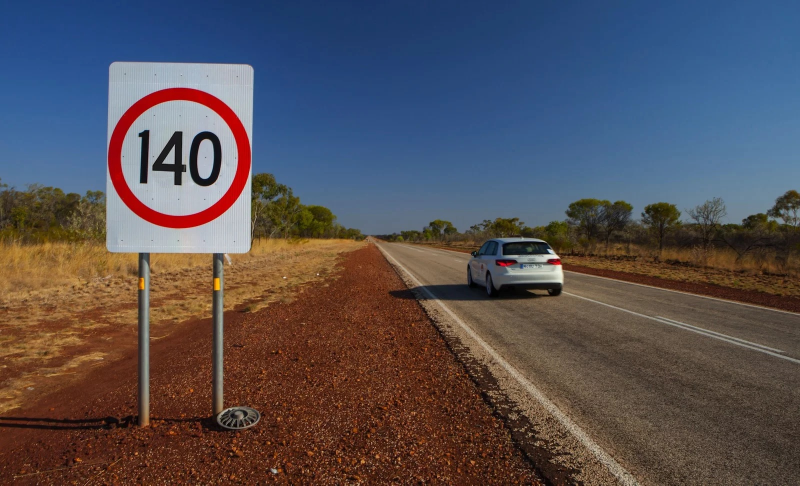
#> input picture test/images/6.jpg, 1600 x 971 px, found by its file name (shown at 1/2 size)
$ python detectspeedlimit.py   (older library calls are emulated)
#> lines starting #> are read from the running program, lines starting #| are printed output that depends on the picture; after the words box and inside, x2 and y2 are one past the last pixel; in counts of white or black regions, pixels touching at a corner belong together
import cv2
import numpy as np
from pytesser3 import *
from skimage.color import rgb2gray
from skimage.filters import threshold_otsu
from skimage.measure import label
from skimage.morphology import closing, square
from skimage.segmentation import clear_border


class DetectSpeedLimit():
    def __init__(self):
        pass

    def detect(self, image):
        pass


def correct_intensity_df(image, image_hist_center=25.0):
    image_hist = exposure.histogram(image, 5)
    hist_values, hist_bins = image_hist

    # now take the max
    hist_max_ind = np.argmax(hist_values)
    bgIntensity = hist_bins[hist_max_ind]

    intensity_scale = image_hist_center / (255 * bgIntensity)

    corrected_image = intensity_scale * image
    corrected_image[corrected_image > 1] = 1
    corrected_image[corrected_image < 0] = 0

    return corrected_image

def show(name, image):
    cv2.imshow(name, image)
    cv2.waitKey(1)


def show_binary(name='processing', image=None):
    image = np.copy(image)
    image = image.astype(np.uint8)

    image[image > 0] = 255
    show(name, image)


def to_binary(image):
    image = np.copy(image)
    image = image.astype(np.uint8)

    image[image > 0] = 255
    return image

def me(path):
    def show(name, image):
        cv2.imshow(name, image)
        cv2.waitKey(1)


    def show_binary(name, image):
        image = np.copy(image)
        image = image.astype(np.uint8)

        image[image > 0] = 255
        show(name, image)


    def to_binary(image):
        image = np.copy(image)
        image = image.astype(np.uint8)

        image[image > 0] = 255
        return image


    image_rgb = cv2.imread(path, cv2.IMREAD_COLOR)
#> image_rgb is the input picture: shape (971, 1600, 3); mean B, G, R 86, 80.3, 85.7
    show('original', image_rgb)

    reddish = image_rgb[:, :, 0] > 160
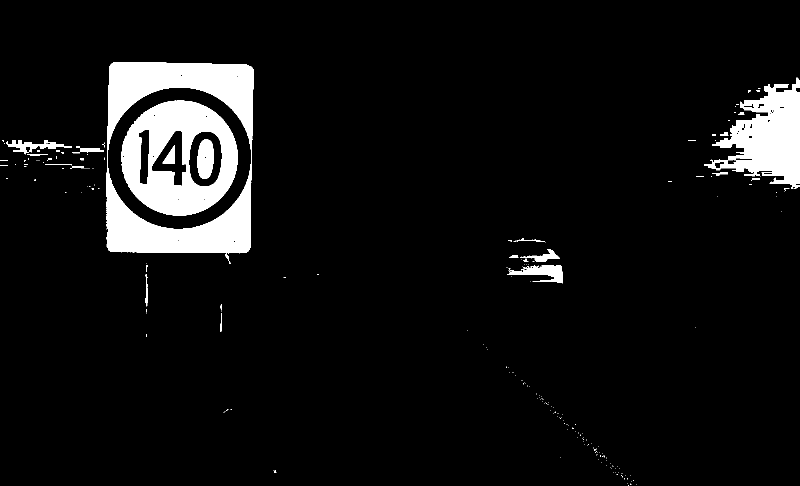
#> reddish: shape (971, 1600) bool (shown at 1/2 size); 6.9% white; 239 white regions (202 under 20 px), largest, box (x1, y1, x2, y2) and area: (213, 124, 507, 528) 45512, (243, 201, 475, 431) 30505, (1408, 155, 1600, 377) 21810
    show('processing', image_rgb)

    image_rgb[reddish] = [255, 255, 255]
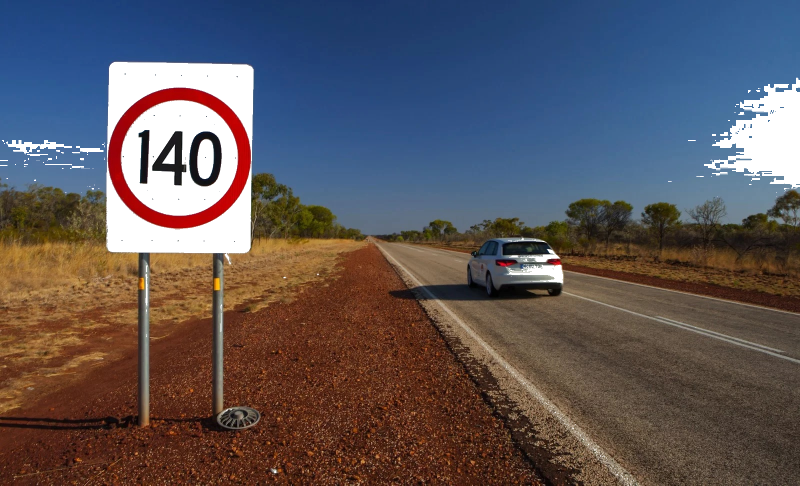
#> image_rgb: shape (971, 1600, 3) (shown at 1/2 size); 6.87% of pixels changed, all inside (x1, y1, x2, y2) = (0, 124, 1600, 971)
    reddish = np.invert(reddish)
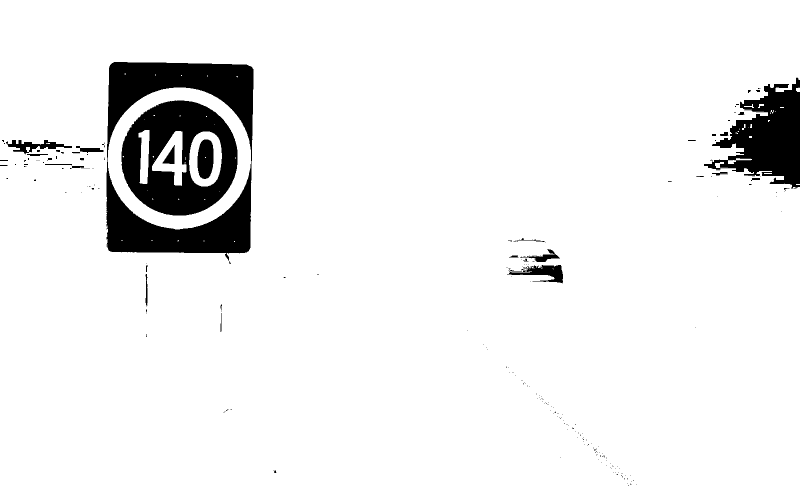
#> reddish: shape (971, 1600) bool (shown at 1/2 size); 93.1% white; 239 black regions (202 under 20 px), largest, box (x1, y1, x2, y2) and area: (213, 124, 507, 528) 45512, (243, 201, 475, 431) 30505, (1408, 155, 1600, 377) 21810
    image_rgb[reddish] = [0, 0, 0]
    image = image_rgb.astype(np.uint8)
    image = rgb2gray(image_rgb)
    show('processing', image)

    image_copy = np.copy(image)

    thresh = threshold_otsu(image)
#> thresh = 0.00195
    bw = closing(image > thresh, square(2))
#> bw: shape (971, 1600) bool; 6.9% white; 206 white regions (169 under 20 px), largest, box (x1, y1, x2, y2) and area: (213, 124, 507, 528) 45534, (243, 201, 475, 431) 30548, (1408, 155, 1600, 377) 21963
    show_binary('processing', bw)

    # remove artifacts connected to image border
    cleared = clear_border(bw, buffer_size=10)
#> cleared: shape (971, 1600) bool; 5.5% white; 194 white regions (160 under 20 px), largest, box (x1, y1, x2, y2) and area: (213, 124, 507, 528) 45534, (243, 201, 475, 431) 30548, (395, 279, 427, 358) 2115
    show_binary('processing', cleared)
    # label image regions
    label_image = label(cleared)
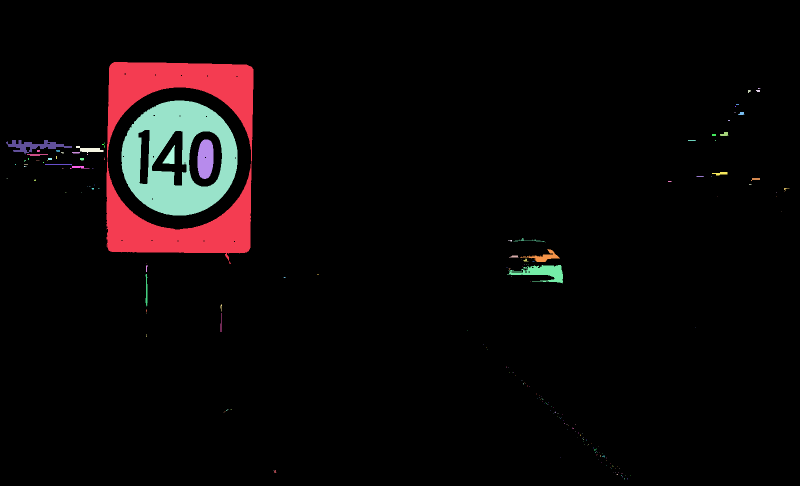
#> label_image: shape (971, 1600) int32 (shown at 1/2 size); 195 distinct labels, from 0 to 194; one colour per label, 0 black
    show_binary('processing', label_image)
#> call 3 of show_binary, with name = 'processing'
#> in show_binary (call 3), `image = image.astype(np.uint8)`:
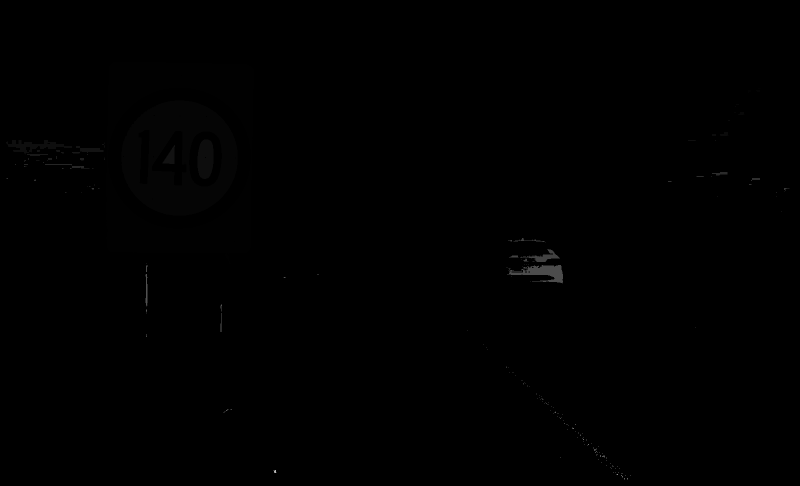
#> image: shape (971, 1600) (shown at 1/2 size); min 0, max 194, mean 0.4
    image = to_binary(label_image)

    # [5 lines of commented-out code are left out]
    return image

def findTrafficSign(image):
    '''
    This function find blobs with blue color on the image.
    After blobs were found it detects the largest square blob, that must be the sign.
    '''

    # define range HSV for blue color of the traffic sign
    lower_blue = np.array([90, 80, 50])
#> lower_blue = [90, 80, 50]
    upper_blue = np.array([110, 255, 255])
    rawCapture = image


    # At this point the image is available as stream.array
    frame = rawCapture

    frameArea = frame.shape[0] * frame.shape[1]
#> frameArea = 1553600

    # convert color image to HSV color scheme
    #hsv = cv2.cvtColor(frame, cv2.COLOR_BGR2HSV)

    # define kernel for smoothing
    kernel = np.ones((3, 3), np.uint8)
    # extract binary image with active blue regions
    mask = frame
    show_binary(image=mask)
    # morphological operations
    mask = cv2.morphologyEx(mask, cv2.MORPH_OPEN, kernel)
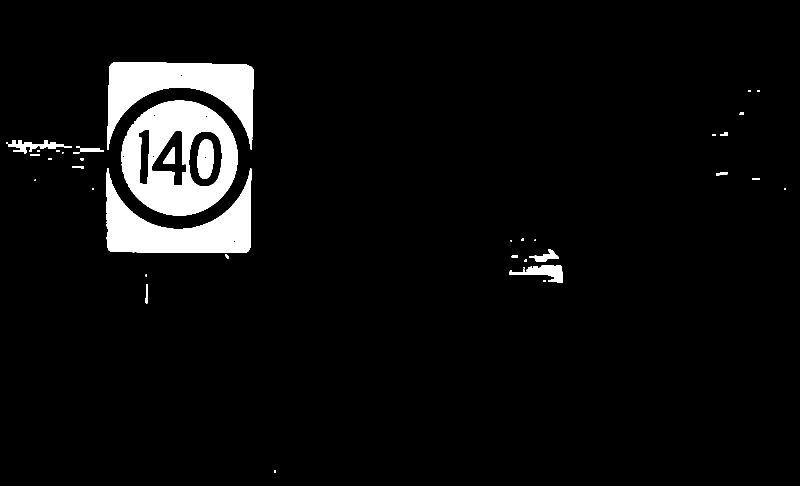
#> mask: shape (971, 1600) (shown at 1/2 size); 5.4% white; 39 white regions (11 under 20 px), largest, box (x1, y1, x2, y2) and area: (243, 201, 475, 431) 30541, (214, 124, 507, 300) 22868, (213, 336, 503, 506) 22445
    show_binary(image=mask)
    mask = cv2.morphologyEx(mask, cv2.MORPH_CLOSE, kernel)
#> mask: shape (971, 1600); 5.4% white; 37 white regions (10 under 20 px)
    show_binary(image=mask)

    mask = mask.astype(np.uint8)

    #im2, cnt, hierarchy = cv2.findContours(thresh, cv2.RETR_TREE, cv2.CHAIN_APPROX_SIMPLE)
    #show_binary(image=im2)
    # find contours in the mask
    cnts = cv2.findContours(mask.copy(), cv2.RETR_EXTERNAL, cv2.CHAIN_APPROX_SIMPLE)[-2]
#> cnts = 35 contours, 16 with area under 20; largest, box (x1, y1, x2, y2) and area: (243, 201, 475, 431) 41788, (214, 124, 507, 300) 22396, (213, 336, 503, 518) 22024, (1018, 530, 1126, 566) 1652, (16, 280, 144, 307) 1216

    # defite string variable to hold detected sign description
    detectedTrafficSign = None

    # define variables to hold values during loop
    largestArea = 0
    largestRect = None

    # only proceed if at least one contour was found
    biggest_cnt = None
    if len(cnts) > 0:
        for cnt in cnts:
            # Rotated Rectangle. Here, bounding rectangle is drawn with minimum area,
            # so it considers the rotation also. The function used is cv2.minAreaRect().
            # It returns a Box2D structure which contains following detals -
            # ( center (x,y), (width, height), angle of rotation ).
            # But to draw this rectangle, we need 4 corners of the rectangle.
            # It is obtained by the function cv2.boxPoints()
            rect = cv2.minAreaRect(cnt)
            box = cv2.boxPoints(rect)
            box = np.int0(box)

            # count euclidian distance for each side of the rectangle
            sideOne = np.linalg.norm(box[0] - box[1])
            sideTwo = np.linalg.norm(box[0] - box[3])
            # count area of the rectangle
            area = sideOne * sideTwo
            # find the largest rectangle within all contours
            if area > largestArea:
                largestArea = area
                largestRect = box
                biggest_cnt = cnt
#> this loop made 35 passes
#> (rect, sideOne, sideTwo, area, largestArea, largestRect) on passes 2, 5, 17, 32: (((292.5, 587), (38, 3), -90), 3, 38, 114, 114, [[294, 606], [291, 606], [291, 568], [294, 568]]), (((1071.5, 547.5), (35, 107), -90), 107, 35, 3745, 3745, [[1125, 565], [1018, 565], [1018, 530], [1125, 530]]), (((357.2, 426.6), (180.2, 289.1), -89.8), 289, 180, 52021.1, 52021.1, [[501, 517], [212, 516], [213, 335], [502, 337]]), (((358.5, 315.5), (229, 231), -90), 231, 229, 52899, 52899, [[474, 430], [243, 430], [243, 201], [474, 201]])
#> (rect, box, sideOne, sideTwo, area) on passes 6, 7, 8, 11, 16: (((1050.5, 520), (4, 5), -90), [[1053, 522], [1048, 522], [1048, 518], [1053, 518]], 5, 4, 20), (((1029, 512.5), (3, 12), -90), [[1035, 514], [1023, 514], [1023, 511], [1035, 511]], 12, 3, 36), (((1087, 512.6), (57.36, 21.73), -14.53), [[1061, 530], [1056, 509], [1112, 494], [1117, 515]], 21.59, 57.97, 1251.5), (((1044.5, 478.5), (5, 5), -90), [[1047, 481], [1042, 481], [1042, 476], [1047, 476]], 5, 5, 25), (((1442.9, 346.5), (22.57, 5.71), -7.13), [[1432, 350], [1431, 345], [1453, 342], [1454, 347]], 5.1, 22.2, 113.2)
#> after the loop, biggest_cnt = contour of 335 points, box (x1, y1, x2, y2) (243, 201, 475, 431), area 41788; largestArea = 52899


    if largestArea > frameArea * 0.02:
        # draw contour of the found rectangle on  the original image
        x, y, w, h = cv2.boundingRect(biggest_cnt)
#> x = 243; y = 201; w = 232; h = 230
        roi = frame[y:y + h, x:x + w]
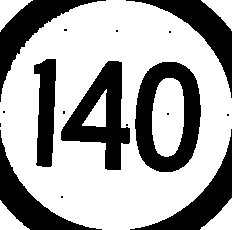
#> roi: shape (230, 232); 65.6% white; 17 black regions (10 under 20 px), largest, box (x1, y1, x2, y2) and area: (135, 62, 201, 172) 3866, (61, 61, 130, 170) 3356, (0, 0, 106, 102) 2401
        cv2.imshow("contour",roi)
        return roi
    else :
        return None


findTrafficSign(me('C:\\Users\\sss\\PycharmProjects\\EyeDrive\\test\\images\\6.jpg'))
cv2.waitKey(0)

$ run again, with test/images/1.jpg copied over test/images/6.jpg
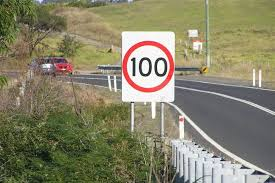
#> input picture test/images/1.jpg, 275 x 183 px, found by its file name
#> in me, image_rgb is the input picture: shape (183, 275, 3); mean B, G, R 104.5, 130.7, 134.2
#> in me, `reddish = image_rgb[:, :, 0] > 160`:
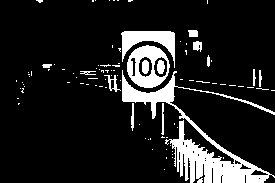
#> reddish: shape (183, 275) bool; 12.9% white; 94 white regions (79 under 20 px), largest, box (x1, y1, x2, y2) and area: (122, 70, 275, 183) 3732, (127, 45, 170, 88) 971, (121, 31, 175, 68) 828
#> thresh = 0.00195
#> bw: shape (183, 275) bool; 13.4% white; 67 white regions (54 under 20 px), largest, box (x1, y1, x2, y2) and area: (104, 70, 275, 183) 4166, (127, 45, 170, 88) 975, (118, 31, 175, 68) 840
#> cleared: shape (183, 275) bool; 5% white; 57 white regions (46 under 20 px), largest, box (x1, y1, x2, y2) and area: (127, 45, 170, 88) 975, (118, 31, 175, 68) 840, (157, 60, 165, 74) 89
#> label_image: shape (183, 275) int32; 58 distinct labels, from 0 to 57
#> lower_blue = [90, 80, 50]
#> cnts = 7 contours, 2 with area under 20; largest, box (x1, y1, x2, y2) and area: (127, 45, 170, 88) 1274, (119, 31, 175, 57) 733, (193, 41, 202, 50) 59, (189, 30, 198, 37) 48, (80, 71, 90, 75) 22
#> the loop in findTrafficSign, `for cnt in cnts:` made 7 passes
#> (rect, sideOne, sideTwo, area, largestArea, largestRect) on passes 1, 4: (((84.5, 72.5), (3, 9), -90), 9, 3, 27, 27, [[89, 74], [80, 74], [80, 71], [89, 71]]), (((147.5, 66), (41.72, 41.72), -45), 41.01, 41.73, 1711.2, 1711.2, [[147, 95], [118, 66], [147, 36], [177, 66]])
#> after the loop in findTrafficSign, `for cnt in cnts:`: biggest_cnt = contour of 69 points, box (x1, y1, x2, y2) (127, 45, 170, 88), area 1274; largestArea = 1711.2
#> x = 127; y = 45; w = 43
#> in findTrafficSign, `roi = frame[y:y + h, x:x + w]`:
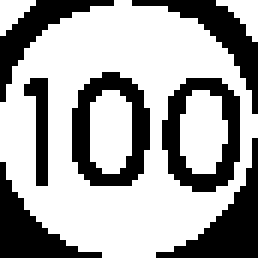
#> roi: shape (43, 43) (shown 6 times larger); 64.6% white; 7 black regions, largest, box (x1, y1, x2, y2) and area: (12, 12, 25, 31) 120, (27, 13, 40, 32) 116, (26, 23, 43, 43) 110
